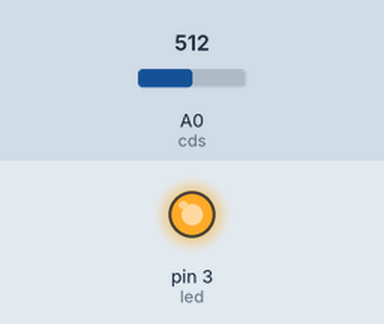
Bench run of a sketch on a simulated Arduino Uno, built with avr-gcc and run on an emulated ATmega328P. Parts: output pins drawn as LEDs (lit = HIGH). The test bench sets the inputs (shaded band); at power-on: A0 (cds) = 512.

Above: at 1.2 s.
1.3 s: A0 (cds) set to 587
2.8 s: A0 (cds) set to 616
At 3.6 s:
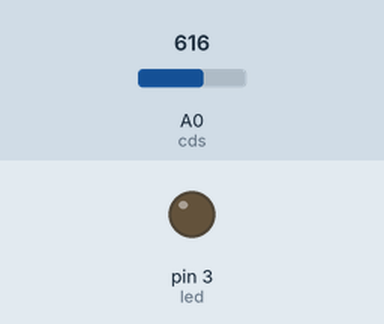
4.3 s: A0 (cds) set to 590
At 4.7 s:
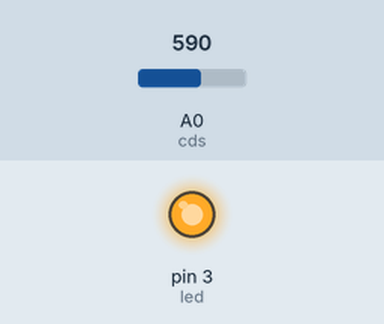
5.8 s: A0 (cds) set to 610
At 7.0 s:
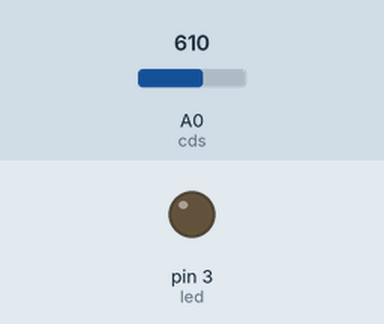
Timing chart, 0 to 8.3 s (numbered marks = the images above; inputs shaded):
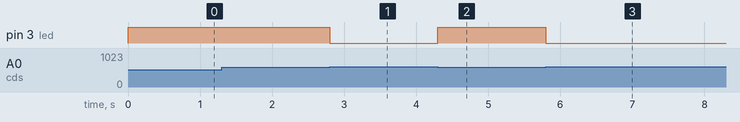

The sketch:

Ch4-1_cds_led.ino
```cpp
int led = 3;
int cds = A0;

void setup() {
  pinMode(led, OUTPUT);
}

void loop() {
  int light = analogRead(cds);

  if (light < 600) {
    digitalWrite(led, HIGH);
  }

  else {
    digitalWrite(led, LOW);
  }
}
```

Measured:
- the behaviour switches between 599 and 600 on A0 (cds) (found by bisection; images 0 and 1)
- after the input at 1.3 s, every drawn part: stays the same
- after the input at 2.8 s, pin 3 (led): HIGH → LOW at once
- after the input at 4.3 s, pin 3 (led): LOW → HIGH at once
- after the input at 5.8 s, pin 3 (led): HIGH → LOW at once
